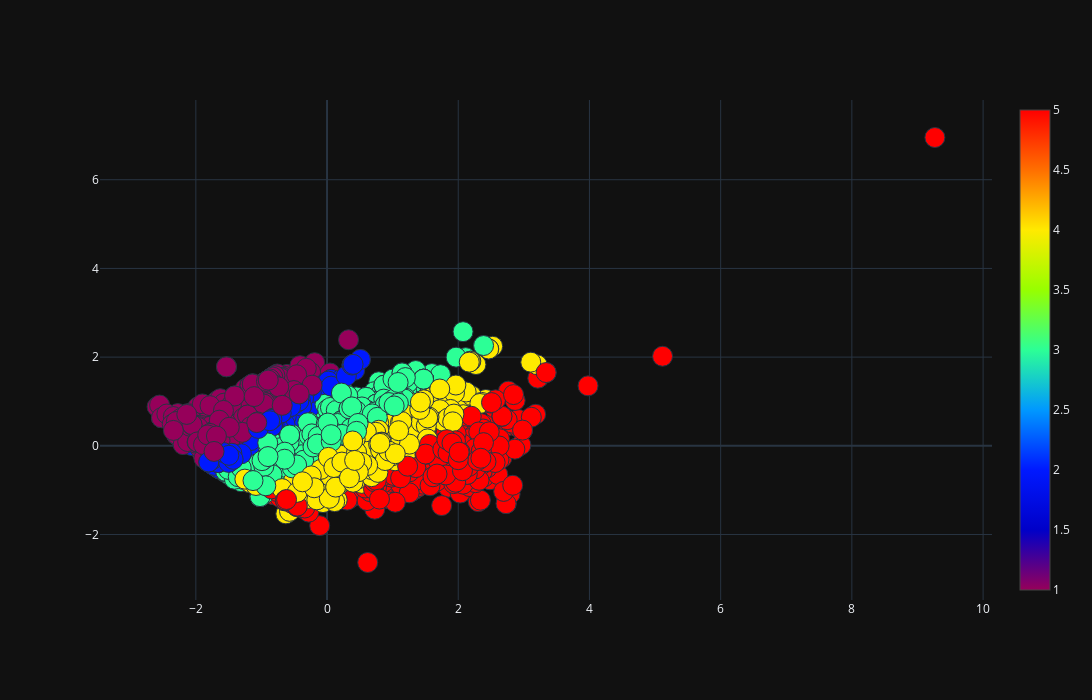

The code cell stored with this chart in its notebook:
### Code cell
plot_2d(principalComponents[:, 0],principalComponents[:, 1])

### Figure 1 — Plotly figure (JSON) as saved in the notebook; plotly's stock layout.template omitted (floating-point values rounded to 4 significant figures; data arrays with more than 128 entries replaced by an {"elided": "..."} marker saying what was removed)
{"data": [{"marker": {"color": {"elided": "4420 int values"}, "colorscale": [[0, "rgb(150,0,90)"], [0.125, "rgb(0,0,200)"], [0.25, "rgb(0,25,255)"], [0.375, "rgb(0,152,255)"], [0.5, "rgb(44,255,150)"], [0.625, "rgb(151,255,0)"], [0.75, "rgb(255,234,0)"], [0.875, "rgb(255,111,0)"], [1, "rgb(255,0,0)"]], "line": {"width": 1}, "showscale": true, "size": 20}, "mode": "markers", "type": "scatter", "x": {"elided": "4420 float values"}, "y": {"elided": "4420 float values"}}], "layout": {"height": 700, "margin": {"b": 100, "l": 100, "r": 100, "t": 100}, "width": 1200, "xaxis": {"autorange": true, "range": [-3.438, 10.11], "type": "linear"}, "yaxis": {"autorange": true, "range": [-3.477, 7.798], "type": "linear"}}}
